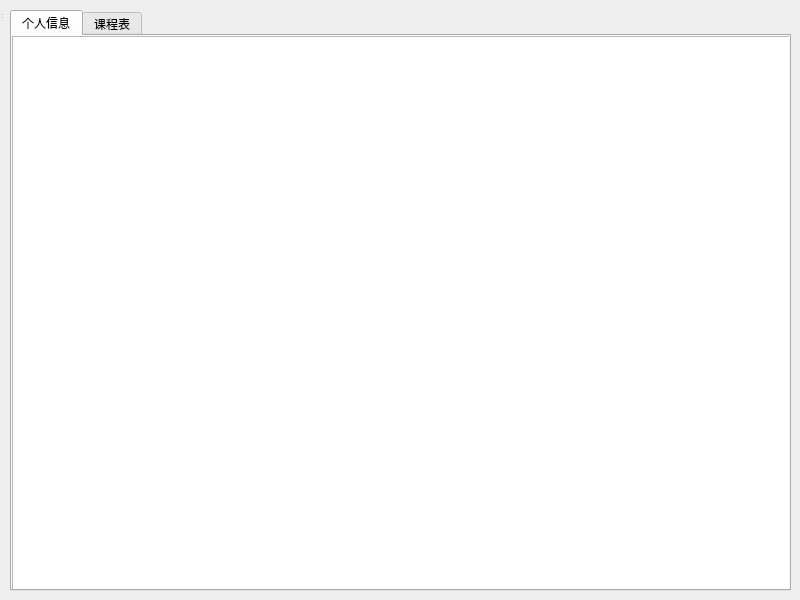
<?xml version="1.0" encoding="UTF-8"?>
<ui version="4.0">
 <class>MainWindow</class>
 <widget class="QWidget" name="MainWindow">
  <property name="geometry">
   <rect>
    <x>0</x>
    <y>0</y>
    <width>800</width>
    <height>600</height>
   </rect>
  </property>
  <property name="windowTitle">
   <string>MainWindow</string>
  </property>
  <widget class="QStatusBar" name="statusbar">
   <property name="geometry">
    <rect>
     <x>0</x>
     <y>0</y>
     <width>3</width>
     <height>20</height>
    </rect>
   </property>
  </widget>
  <widget class="QTabWidget" name="tabWidget">
   <property name="geometry">
    <rect>
     <x>10</x>
     <y>10</y>
     <width>781</width>
     <height>581</height>
    </rect>
   </property>
   <property name="currentIndex">
    <number>0</number>
   </property>
   <widget class="QWidget" name="tabInfo">
    <attribute name="title">
     <string>个人信息</string>
    </attribute>
    <widget class="QTableWidget" name="tableWidgetInfo">
     <property name="geometry">
      <rect>
       <x>0</x>
       <y>0</y>
       <width>781</width>
       <height>561</height>
      </rect>
     </property>
    </widget>
   </widget>
   <widget class="QWidget" name="tabTimetable">
    <attribute name="title">
     <string>课程表</string>
    </attribute>
   </widget>
  </widget>
 </widget>
 <resources/>
 <connections/>
</ui>
